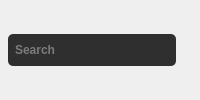
           <widget class="QFrame" name="fr_content_view_top">
            <property name="minimumSize">
             <size>
              <width>0</width>
              <height>32</height>
             </size>
            </property>
            <property name="maximumSize">
             <size>
              <width>16777215</width>
              <height>16777215</height>
             </size>
            </property>
            <property name="frameShape">
             <enum>QFrame::NoFrame</enum>
            </property>
            <property name="frameShadow">
             <enum>QFrame::Raised</enum>
            </property>
            <layout class="QHBoxLayout" name="horizontalLayout_7">
             <property name="spacing">
              <number>0</number>
             </property>
             <property name="leftMargin">
              <number>0</number>
             </property>
             <property name="topMargin">
              <number>0</number>
             </property>
             <property name="rightMargin">
              <number>0</number>
             </property>
             <property name="bottomMargin">
              <number>0</number>
             </property>
             <item>
              <widget class="QFrame" name="fr_content_data_time">
               <property name="styleSheet">
                <string notr="true"/>
               </property>
               <property name="frameShape">
                <enum>QFrame::NoFrame</enum>
               </property>
               <property name="frameShadow">
                <enum>QFrame::Raised</enum>
               </property>
               <layout class="QHBoxLayout" name="horizontalLayout_12">
                <property name="spacing">
                 <number>0</number>
                </property>
                <property name="leftMargin">
                 <number>0</number>
                </property>
                <property name="topMargin">
                 <number>0</number>
                </property>
                <property name="rightMargin">
                 <number>0</number>
                </property>
                <property name="bottomMargin">
                 <number>0</number>
                </property>
                <item>
                 <widget class="QLabel" name="lb_date_time">
                  <property name="font">
                   <font>
                    <pointsize>10</pointsize>
                    <bold>true</bold>
                   </font>
                  </property>
                  <property name="styleSheet">
                   <string notr="true">color: rgb(255, 255, 255);</string>
                  </property>
                  <property name="text">
                   <string/>
                  </property>
                 </widget>
                </item>
               </layout>
              </widget>
             </item>
             <item>
              <widget class="QFrame" name="fr_content_search">
               <property name="maximumSize">
                <size>
                 <width>300</width>
                 <height>16777215</height>
                </size>
               </property>
               <property name="frameShape">
                <enum>QFrame::NoFrame</enum>
               </property>
               <property name="frameShadow">
                <enum>QFrame::Raised</enum>
               </property>
               <layout class="QHBoxLayout" name="horizontalLayout_8">
                <property name="spacing">
                 <number>0</number>
                </property>
                <property name="leftMargin">
                 <number>0</number>
                </property>
                <property name="topMargin">
                 <number>0</number>
                </property>
                <property name="rightMargin">
                 <number>0</number>
                </property>
                <property name="bottomMargin">
                 <number>0</number>
                </property>
                <item>
                 <widget class="QLineEdit" name="ld_search">
                  <property name="minimumSize">
                   <size>
                    <width>0</width>
                    <height>32</height>
                   </size>
                  </property>
                  <property name="maximumSize">
                   <size>
                    <width>250</width>
                    <height>16777215</height>
                   </size>
                  </property>
                  <property name="font">
                   <font>
                    <pointsize>9</pointsize>
                    <bold>true</bold>
                   </font>
                  </property>
                  <property name="styleSheet">
                   <string notr="true">QLineEdit{
	border-radius: 5px;
	padding: 5px;
	background-color: rgb(47, 47, 47);
	color: rgb(200,200,200);
}
QLineEdit:focus{
	border: 2px solid rgb(0, 122, 209);
	border: 2px solid rgb(172, 235, 226);
	color: rgb(255,255,255);
}</string>
                  </property>
                  <property name="placeholderText">
                   <string>Search</string>
                  </property>
                 </widget>
                </item>
                <item>
                 <widget class="QPushButton" name="btn_search">
                  <property name="minimumSize">
                   <size>
                    <width>24</width>
                    <height>24</height>
                   </size>
                  </property>
                  <property name="maximumSize">
                   <size>
                    <width>24</width>
                    <height>24</height>
                   </size>
                  </property>
                  <property name="cursor">
                   <cursorShape>PointingHandCursor</cursorShape>
                  </property>
                  <property name="styleSheet">
                   <string notr="true">QPushButton{
	border-radius: 5px;
	background-image: url(:/search/search-white-32x32.svg);
	background-position: center;
	background-repeat: no-repeat;
}
QPushButton:hover{
	background-image: url(:/search/search-green-32x32.svg);
}</string>
                  </property>
                  <property name="text">
                   <string/>
                  </property>
                 </widget>
                </item>
               </layout>
              </widget>
             </item>
            </layout>
           </widget>
